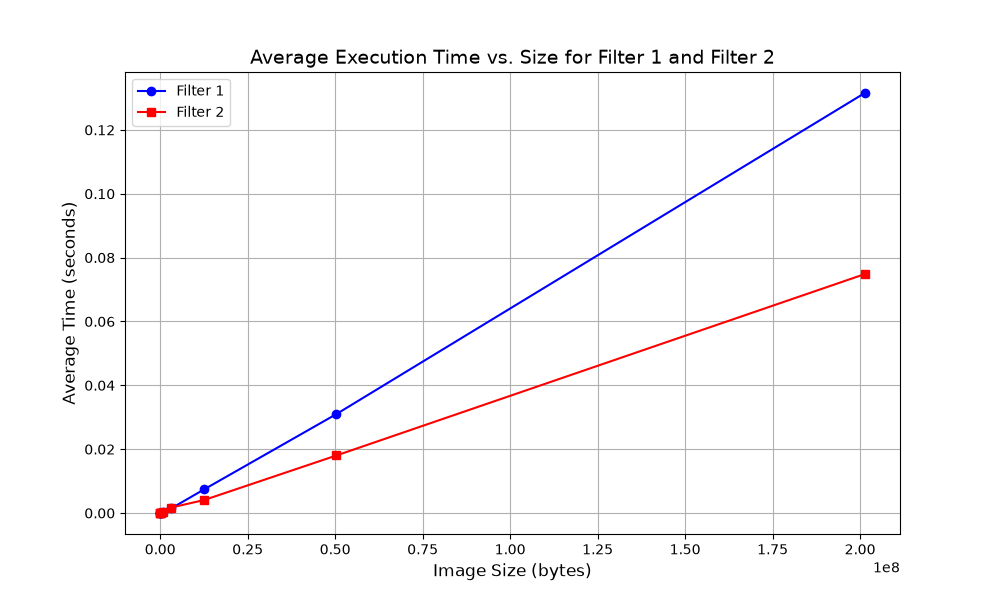

Python code for this plot:
import os
import matplotlib.pyplot as plt
import numpy as np

def parse_time(time_str):
    """Parse a time string in the format 'XmY.YYs' (e.g., '0m0.001s')."""
    return float(time_str) 

def read_times(filename):
    """Read the times from a file and return the average time."""
    with open(filename, 'r') as f:
        times = []
        for line in f:
            if line.startswith("time = "):
                time_str = line.split()[2]
                times.append(parse_time(time_str))
        return np.mean(times)

def plot_times():
    # Set the path for the data folder
    data_folder = 'data/'

    # Create lists to store the sizes and average times
    sizes_filter1 = []
    sizes_filter2 = []

    # Iterate through the files in the data folder
    for filename in os.listdir(data_folder):
        if filename.startswith('filter1') and filename.endswith('.out'):
            size = int(filename.split('.')[1])  # Extract size from the filename
            avg_time = read_times(os.path.join(data_folder, filename))
            sizes_filter1.append({"size": size*size*12, "time": avg_time})
        elif filename.startswith('filter2') and filename.endswith('.out'):
            size = int(filename.split('.')[1])  # Extract size from the filename
            avg_time = read_times(os.path.join(data_folder, filename))
            sizes_filter2.append({"size": size*size*12, "time": avg_time})

    sizes_filter1 = sorted(sizes_filter1, key=lambda x: x['size'])
    sizes_filter2 = sorted(sizes_filter2, key=lambda x: x['size'])

    # Plot the data
    plt.figure(figsize=(10, 6))
    plt.plot([s["size"] for s in sizes_filter1],[s["time"] for s in sizes_filter1],label='Filter 1', marker='o', linestyle='-', color='blue')
    plt.plot([s["size"] for s in sizes_filter2],[s["time"] for s in sizes_filter2], label='Filter 2', marker='s', linestyle='-', color='red')

    # Labels and title
    plt.xlabel('Image Size (bytes)', fontsize=12)
    plt.ylabel('Average Time (seconds)', fontsize=12)
    plt.title('Average Execution Time vs. Size for Filter 1 and Filter 2', fontsize=14)
    plt.legend()
    plt.grid(True)

    # Show the plot
    plt.savefig("plot.png")

if __name__ == "__main__":
    plot_times()
